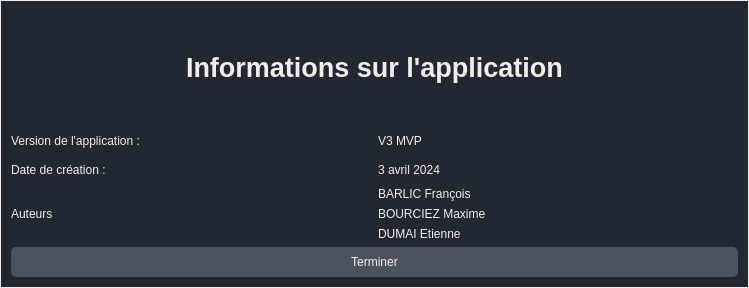
<?xml version="1.0" encoding="UTF-8"?>
<ui version="4.0">
 <class>fenetreAPropos</class>
 <widget class="QDialog" name="fenetreAPropos">
  <property name="geometry">
   <rect>
    <x>0</x>
    <y>0</y>
    <width>749</width>
    <height>288</height>
   </rect>
  </property>
  <property name="windowTitle">
   <string>A propos</string>
  </property>
  <property name="styleSheet">
   <string notr="true">/* Dans tout les QDialog */
    QDialog{
        background-color: #222831;
        font-family: 'Times New Roman', Times, serif;
        color: #EEEEEE; 
        border: 1px solid #EEEEEE;
    }
    
    QLabel{
        color:#EEEEEE
    }
    

/* Dans le QDialog FenÃªtre a propos */
    QDialog{
        background-color: #222831;
        font-family: 'Times New Roman', Times, serif;
        color: #EEEEEE; 
        border: 1px solid #EEEEEE;
    }
    
    QLabel{
        color:#EEEEEE
    }
    
    QPushButton{
        background-color: #4c525f;
        color: #EEEEEE;
        border-color: #EEEEEE;
        height: 30%;
        border-radius: 5%;
        position: relative;
    }</string>
  </property>
  <layout class="QVBoxLayout" name="verticalLayout">
   <item>
    <layout class="QHBoxLayout" name="layoutTitre">
     <item>
      <spacer name="horizontalSpacer">
       <property name="orientation">
        <enum>Qt::Horizontal</enum>
       </property>
       <property name="sizeHint" stdset="0">
        <size>
         <width>40</width>
         <height>20</height>
        </size>
       </property>
      </spacer>
     </item>
     <item>
      <widget class="QLabel" name="titrePpal">
       <property name="font">
        <font>
         <pointsize>20</pointsize>
         <bold>true</bold>
        </font>
       </property>
       <property name="text">
        <string>Informations sur l'application</string>
       </property>
      </widget>
     </item>
     <item>
      <spacer name="horizontalSpacer_2">
       <property name="orientation">
        <enum>Qt::Horizontal</enum>
       </property>
       <property name="sizeHint" stdset="0">
        <size>
         <width>40</width>
         <height>20</height>
        </size>
       </property>
      </spacer>
     </item>
    </layout>
   </item>
   <item>
    <layout class="QGridLayout" name="layoutInfos">
     <item row="0" column="0">
      <widget class="QLabel" name="titreVersion">
       <property name="text">
        <string>Version de l'application : </string>
       </property>
      </widget>
     </item>
     <item row="2" column="0">
      <widget class="QLabel" name="titreAuteurs">
       <property name="text">
        <string>Auteurs</string>
       </property>
      </widget>
     </item>
     <item row="1" column="0">
      <widget class="QLabel" name="titreDateC">
       <property name="text">
        <string>Date de création : </string>
       </property>
      </widget>
     </item>
     <item row="0" column="1">
      <widget class="QLabel" name="version">
       <property name="text">
        <string>V3 MVP</string>
       </property>
      </widget>
     </item>
     <item row="1" column="1">
      <widget class="QLabel" name="dateC">
       <property name="text">
        <string>3 avril 2024</string>
       </property>
      </widget>
     </item>
     <item row="2" column="1">
      <layout class="QVBoxLayout" name="LayoutAuteurs">
       <item>
        <widget class="QLabel" name="auteur1">
         <property name="text">
          <string>BARLIC François</string>
         </property>
        </widget>
       </item>
       <item>
        <widget class="QLabel" name="auteur2">
         <property name="text">
          <string>BOURCIEZ Maxime</string>
         </property>
        </widget>
       </item>
       <item>
        <widget class="QLabel" name="auteur3">
         <property name="text">
          <string>DUMAI Etienne</string>
         </property>
        </widget>
       </item>
      </layout>
     </item>
    </layout>
   </item>
   <item>
    <layout class="QVBoxLayout" name="verticalLayout_2">
     <item>
      <widget class="QPushButton" name="btnOk">
       <property name="text">
        <string>Terminer</string>
       </property>
       <property name="autoDefault">
        <bool>false</bool>
       </property>
      </widget>
     </item>
    </layout>
   </item>
  </layout>
 </widget>
 <resources/>
 <connections/>
</ui>
